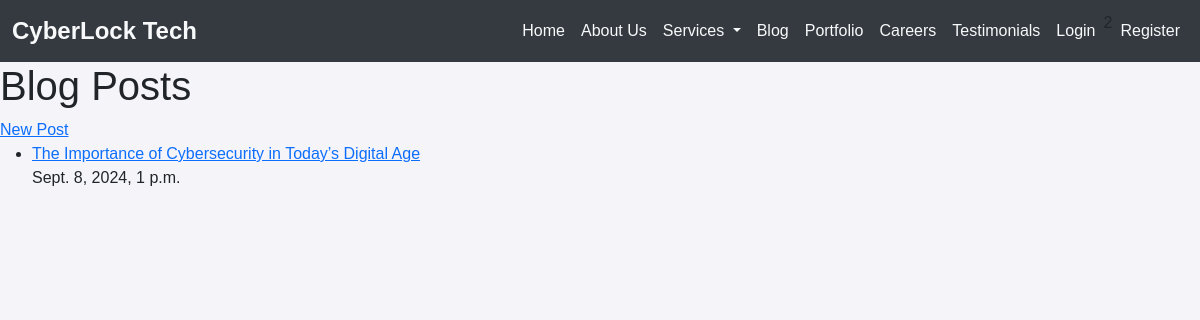
/posts/, run on an earlier commit of the app's database.
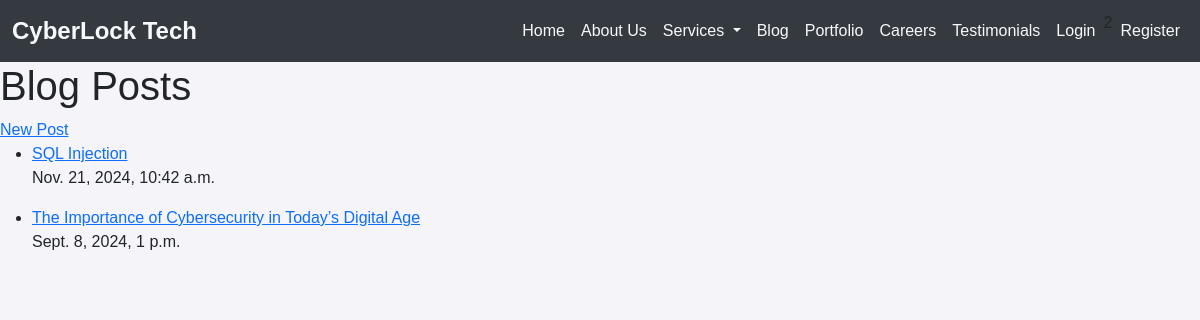
And on a later commit of the database.
### coreapp/models.py (models this page shows, shortened)
class BlogPost(models.Model):
    author = models.ForeignKey(User, on_delete=models.CASCADE)
    title = models.CharField(max_length=200)
    content = models.TextField()
    image = models.ImageField(upload_to='blog_images/', blank=True)
    published_date = models.DateTimeField(auto_now_add=True)
    updated_date = models.DateTimeField(auto_now=True)
    tags = models.CharField(max_length=100, blank=True)
    slug = models.SlugField(unique=True, max_length=200, blank=True)
    class Meta:
        ordering = ['-published_date']
        permissions = [
            ("can_create_post", "Can create blog post"),
            ("can_update_post", "Can update blog post"),
            ("can_delete_post", "Can delete blog post"),
        ]

### coreapp/views.py (the view)
# urls.py: path('posts/', views.blog_post_list, name='blog_post_list'),
def blog_post_list(request):
    posts = BlogPost.objects.all().order_by('-published_date')
    return render(request, 'blog_post_list.html', {'posts': posts})

### templates/blog_post_list.html (shortened to what this page needs)
{% load static %}
{% include 'base.html' %}
<!DOCTYPE html>
<html lang="en">
<head>
</head>
<body>
    <h1>Blog Posts</h1>
    <a href="{% url 'blog_post_create' %}">New Post</a>
    <ul>
        {% for post in posts %}
        <li>
            <a href="{% url 'blog_post_detail' pk=post.pk %}">{{ post.title }}</a>
            <p>{{ post.published_date }}</p>
        </li>
        {% endfor %}
    </ul>
</body>
</html>

What changed in the data, as far as the page shows it:
added BlogPost: title "SQL Injection", published_date "Nov. 21, 2024, 10:42 a.m."
